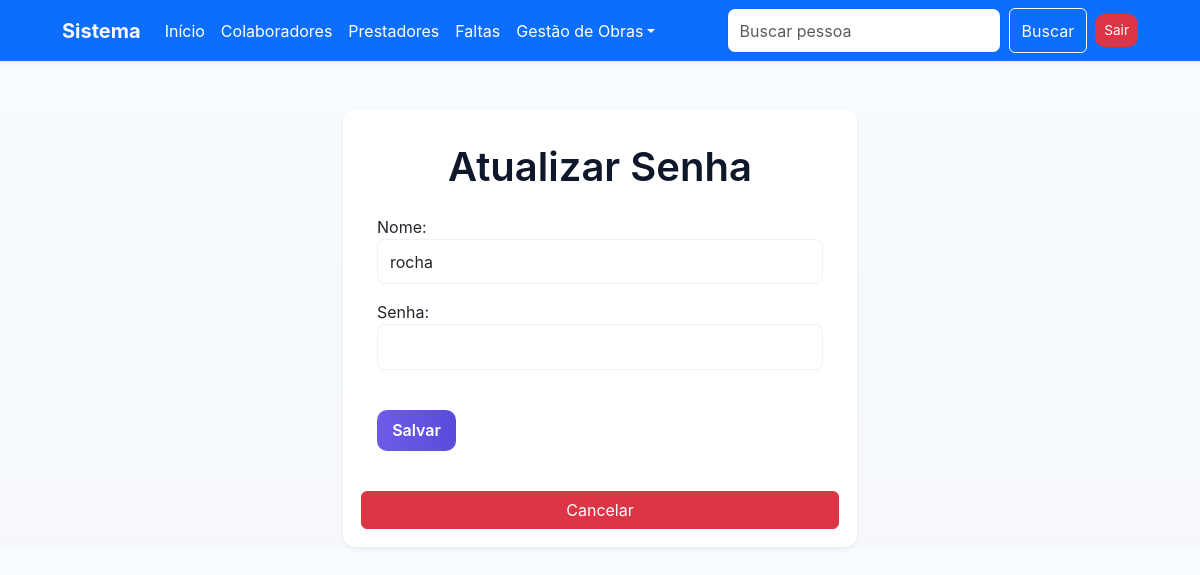
The page /usuarios/1/editar_senha/ (signed in) on the database as committed earlier.
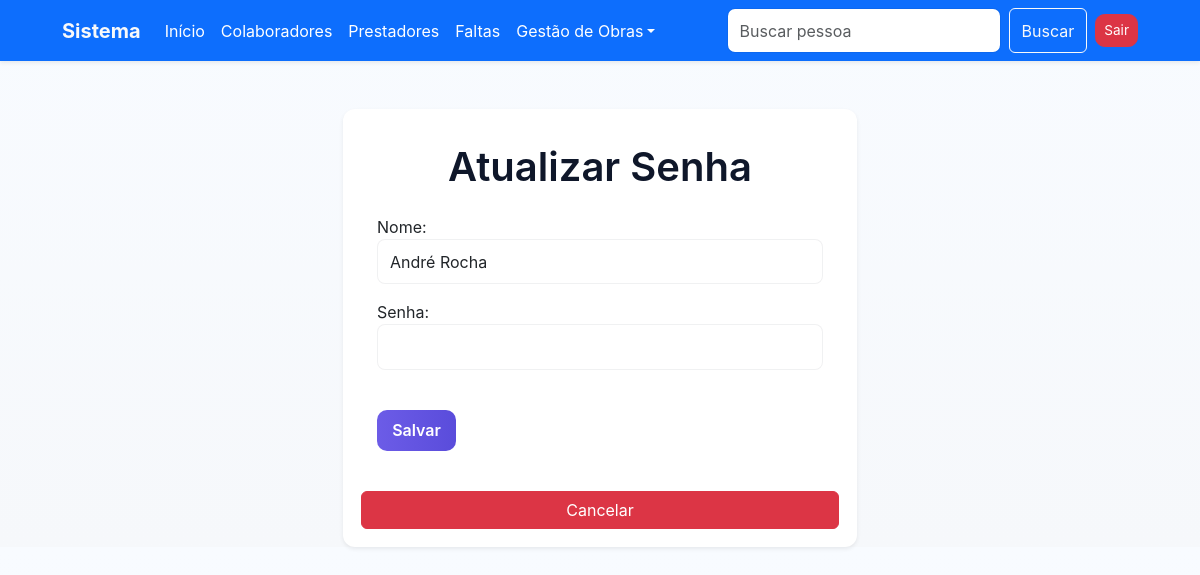
The same page on the database as committed later.
### usuario/models.py (models this page shows, shortened)
class Base(models.Model):
    criado_em = models.DateTimeField(auto_now_add=True)
    atualizado_em = models.DateTimeField(auto_now=True)
    ativo = models.BooleanField(default=True)
    class Meta:
        abstract = True
        ordering = ['-criado_em']

class Usuario(Base):
    nome = models.CharField(max_length=255)
    email = models.EmailField(unique=True)
    login = models.CharField(max_length=255, unique=True, default='')
    senha = models.CharField(max_length=255)
    class Meta:
        verbose_name = 'Usuário'
        verbose_name_plural = 'Usuários'

### usuario/views.py (the view, shortened to what this page needs)
# urls.py: path('<int:pk>/editar_senha/', UsuarioUpdateSenha.as_view(), name='usuario_update_senha'),
class UsuarioUpdateSenha(LoginRequiredMixin, UpdateView):
    model = Usuario
    template_name = 'usuario_update_senha.html'
    form_class = UpdateSenha
    success_url = reverse_lazy('usuario_list')

### usuario/forms.py (shortened to what this page needs)
class UpdateSenha(forms.ModelForm):
    class Meta:
        model = Usuario
        fields = ['nome','senha']
        widgets = {
            'nome': forms.TextInput(attrs={'class': 'form-control', 'placeholder': ' '}),
            'senha': forms.PasswordInput(attrs={'class': 'form-control', 'placeholder': ' '}),
        }

### usuario/views.py (called while the page is built)
    def dispatch(self, request, *args, **kwargs):
        if not request.session.get('logado'):
            messages.error(
                request, 'Acesso negado. Por favor, realize o login.')
            return redirect('usuario_login')
        return super().dispatch(request, *args, **kwargs)

### usuario/templates/usuario_update_senha.html (shortened to what this page needs)
{% extends 'base.html' %}
{% block content %}
<div class="container mt-5">
    <div class="row justify-content-center">
        <div class="col-md-6">
            <div class="card shadow-sm">
                <div class="card-body">
                    <h1 class="card-title text-center mb-4">Atualizar Senha</h1>
                    <form method="post">
                        {{ form.as_p }}
                        <div>
                            <br>
                        </div
                        <div class="d-grid">
                            <button type="submit" class="btn btn-primary">Salvar</button>
                        </div>
                        <div><br></div>
                        <div class="d-grid">
                            <a href="{% url 'usuario_list' %}" class="btn btn-danger">Cancelar</a>
                        </div>
                </div>
            </div>
        </div>
    </div>
{% endblock %}

Rows that differ between the two databases and show on the page:
changed Usuario: nome "rocha" → "André Rocha"
